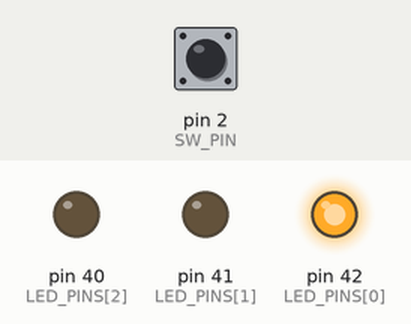
This sketch was run on a simulated Arduino Mega 2560, built with avr-gcc and run on an emulated ATmega2560. On the bench: output pins drawn as LEDs (lit = HIGH). Inputs (shaded band) come from the test bench; at power-on: pin 2 (SW_PIN) HIGH.

Above: at 1.2 s.
1.3 s: pin 2 (SW_PIN) pulled LOW for 0.15 s
At 2.3 s:
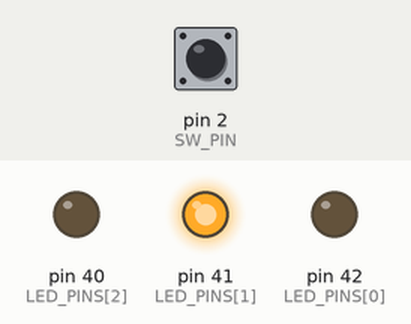
2.9 s: pin 2 (SW_PIN) pulled LOW for 1 s
At 4.8 s:
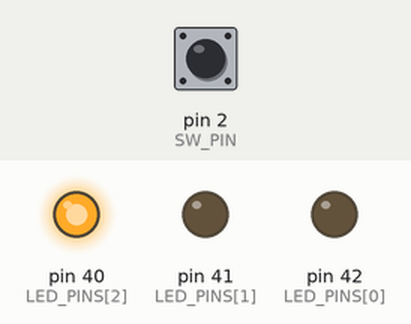
5.4 s: pin 2 (SW_PIN) pulled LOW for 3.2 s
At 9.5 s:
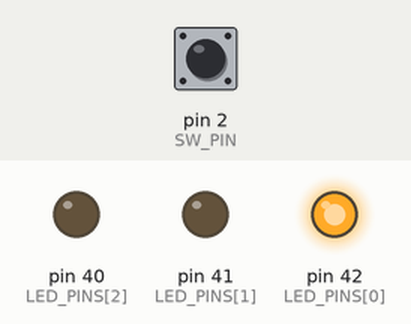
Timing chart, 0 to 11.0 s (numbered marks = the images above; inputs shaded):
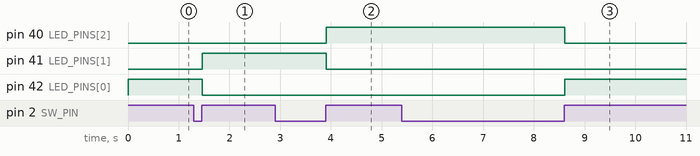

The sketch:

lab1.ino
```cpp
#define SW_PIN 2

int LED_PINS[] = {42, 41, 40};
int count = 0;
int current_led = 0;
int sw_value;


void setup() {

  Serial.begin(9600);
  sw_value = 0;
  for (int i = 0; i < 3; i++) {
    pinMode(LED_PINS[i], OUTPUT);
  }
  pinMode(SW_PIN, INPUT_PULLUP);
  digitalWrite(LED_PINS[0], 1);
}

void loop() {
  while (digitalRead(SW_PIN) == 1);
  delay(10);
  count++;
  printf("%d\n", count);
  while (digitalRead(SW_PIN) == 0);
  delay(10);

    current_led = count % 3;

    printf("count %d\n", count);
    for (int i = 0; i < 3; i++) {
      if ( current_led != i )
        digitalWrite(LED_PINS[i], 0);
      digitalWrite(LED_PINS[current_led], 1);

    }
}
```

Measured:
- after the input at 1.3 s, pin 41 (LED_PINS[1]): LOW → HIGH after 0.16 s; pin 42 (LED_PINS[0]): HIGH → LOW after 0.16 s
- after the input at 2.9 s, pin 40 (LED_PINS[2]): LOW → HIGH after 1.0 s; pin 41 (LED_PINS[1]): HIGH → LOW after 1.0 s
- after the input at 5.4 s, pin 40 (LED_PINS[2]): HIGH → LOW after 3.2 s; pin 42 (LED_PINS[0]): LOW → HIGH after 3.2 s
